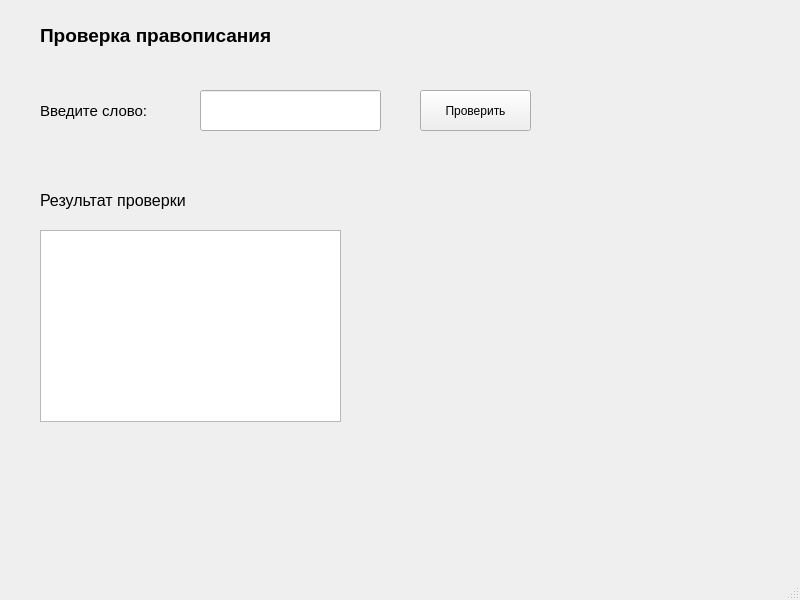
<?xml version="1.0" encoding="UTF-8"?>
<ui version="4.0">
 <class>MainWindow</class>
 <widget class="QMainWindow" name="MainWindow">
  <property name="geometry">
   <rect>
    <x>0</x>
    <y>0</y>
    <width>800</width>
    <height>600</height>
   </rect>
  </property>
  <property name="windowTitle">
   <string>MainWindow</string>
  </property>
  <widget class="QWidget" name="centralwidget">
   <widget class="QLabel" name="label">
    <property name="geometry">
     <rect>
      <x>40</x>
      <y>20</y>
      <width>301</width>
      <height>31</height>
     </rect>
    </property>
    <property name="font">
     <font>
      <pointsize>14</pointsize>
      <bold>true</bold>
     </font>
    </property>
    <property name="text">
     <string>Проверка правописания</string>
    </property>
   </widget>
   <widget class="QLabel" name="label_2">
    <property name="geometry">
     <rect>
      <x>40</x>
      <y>90</y>
      <width>131</width>
      <height>41</height>
     </rect>
    </property>
    <property name="font">
     <font>
      <pointsize>11</pointsize>
     </font>
    </property>
    <property name="text">
     <string>Введите слово:</string>
    </property>
   </widget>
   <widget class="QLineEdit" name="inputLineEdit">
    <property name="geometry">
     <rect>
      <x>200</x>
      <y>90</y>
      <width>181</width>
      <height>41</height>
     </rect>
    </property>
    <property name="font">
     <font>
      <pointsize>12</pointsize>
     </font>
    </property>
   </widget>
   <widget class="QPushButton" name="checkButton">
    <property name="geometry">
     <rect>
      <x>420</x>
      <y>90</y>
      <width>111</width>
      <height>41</height>
     </rect>
    </property>
    <property name="text">
     <string>Проверить</string>
    </property>
   </widget>
   <widget class="QLabel" name="resultLabel">
    <property name="geometry">
     <rect>
      <x>40</x>
      <y>160</y>
      <width>401</width>
      <height>81</height>
     </rect>
    </property>
    <property name="font">
     <font>
      <pointsize>12</pointsize>
     </font>
    </property>
    <property name="text">
     <string>Результат проверки</string>
    </property>
    <property name="wordWrap">
     <bool>true</bool>
    </property>
   </widget>
   <widget class="QListWidget" name="suggestionsList">
    <property name="geometry">
     <rect>
      <x>40</x>
      <y>230</y>
      <width>301</width>
      <height>192</height>
     </rect>
    </property>
   </widget>
  </widget>
  <widget class="QMenuBar" name="menubar">
   <property name="geometry">
    <rect>
     <x>0</x>
     <y>0</y>
     <width>800</width>
     <height>25</height>
    </rect>
   </property>
  </widget>
  <widget class="QStatusBar" name="statusbar"/>
 </widget>
 <resources/>
 <connections/>
</ui>
